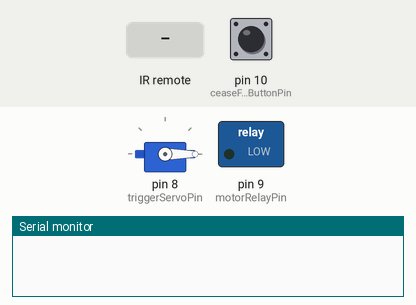
The sketch below on a simulated Arduino Uno, built with avr-gcc and run on an emulated ATmega328P. Shown: servo, switched loads named in the sketch (green lamp = pin HIGH), the last lines printed to the serial monitor. Inputs (shaded band) come from the test bench; at power-on: pin 10 (ceaseFireButtonPin) LOW.

Above: at 1.2 s.
1.3 s: infrared code 0xFF02FD received
At 2.5 s:
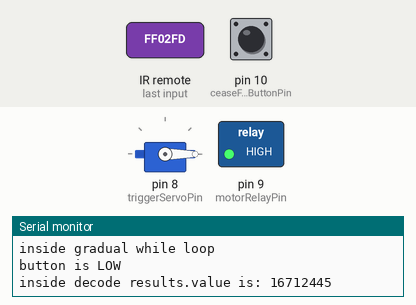
4.3 s: pin 10 (ceaseFireButtonPin) pulled HIGH for 0.15 s
At 5.6 s:
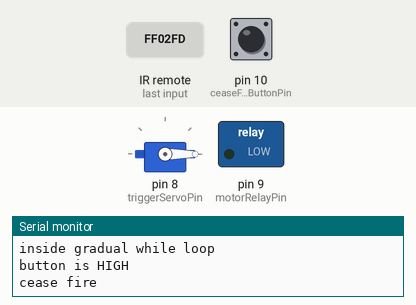
6.3 s: infrared code 0xFFC23D received
At 7.6 s:
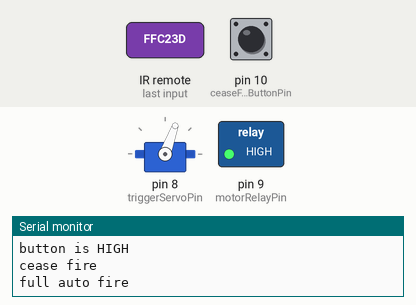
7.8 s: infrared code 0xFF6897 received
At 9.3 s:
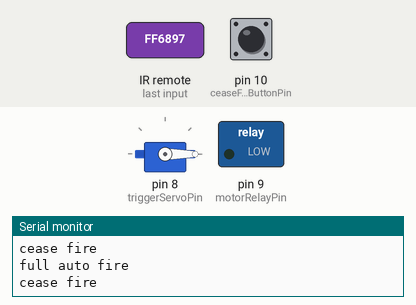
9.8 s: infrared code 0xFF22DD received
At 10.5 s:
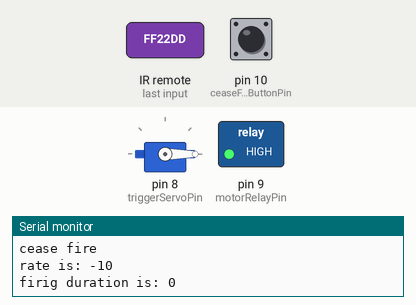
Timing chart, 0 to 12.3 s (numbered marks = the images above; inputs shaded):
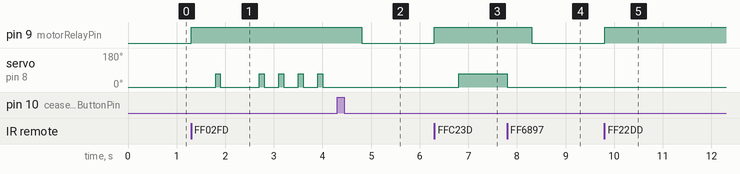

Measured:
- after the input at 1.3 s, pin 9 (motorRelayPin): LOW → HIGH at once; servo on pin 8 (triggerServoPin): goes 70° 0.10 s, 0° 0.80 s, 3 × (70° 0.10 s, 0° 0.30 s), 70° 0.10 s, then 0°, starting after 0.50 s
- after the input at 4.3 s, pin 9 (motorRelayPin): HIGH → LOW after 0.50 s; servo on pin 8 (triggerServoPin): stops changing and stays 0°
- after the input at 6.3 s, pin 9 (motorRelayPin): LOW → HIGH at once; servo on pin 8 (triggerServoPin): 0° → 70° after 0.50 s
- after the input at 7.8 s, pin 9 (motorRelayPin): HIGH → LOW after 0.50 s; servo on pin 8 (triggerServoPin): 70° → 0° at once
- after the input at 9.8 s, pin 9 (motorRelayPin): LOW → HIGH at once

The sketch:

RemoteControlNerf.ino
```cpp
#include <IRremote.h>
#include <Servo.h>

const int triggerServoPin = 8;
const int motorRelayPin = 9;
const int ceaseFireButtonPin = 10;
const int RECV_PIN = 7;

IRrecv irrecv(RECV_PIN);
decode_results results;
Servo triggerServo;

boolean motorsSpinning = false;
boolean triggerPulled = false;

const int triggerServoPulledPosition = 70;
const int triggerServoReleasedPosition = 0;

int firingDuration = 0;
const int ceaseFiringDuration = 300;
boolean ceaseFireBool = false;

void setup(){
  Serial.begin(9600);

  irrecv.enableIRIn();
  irrecv.blink13(true);

  triggerServo.attach(triggerServoPin);
  pinMode(motorRelayPin, OUTPUT);

  releaseTrigger();
  stopMotors();
  //triggerServo.write(triggerServoReleasedPosition);
  //digitalWrite(motorRelayPin, LOW);
}

void loop(){
    if (irrecv.decode(&results)){
        switch(results.value){
          case 0XFF6897: // 0 button
            ceaseFire();
            break;
          case 0xFFC23D: // >|| button
            fullAutoFire();
            break;

          case 0xFF02FD: // >> button
            gradualFire(10);
            break;
          case 0xFF22DD: // << button
            gradualFire(-10);
            break;

          case 0xFFA857: // + button
            if (!motorsSpinning){
              spinMotors();
            }
            break;
          case 0xFFE01F: // - button
            if (!triggerPulled){
              stopMotors();
            }
            else{
              ceaseFire();
            }
            break;
          case 0xFF629D: // CH button
            if (motorsSpinning){
              pullTrigger();
              delay(500);
              releaseTrigger();
            }
            break;
        }
        delay(500);
        irrecv.resume();
    }
}

void ceaseFire(){
  Serial.println("cease fire");
  releaseTrigger();
  delay(500);
  stopMotors();
  ceaseFireBool = false;
}

void fullAutoFire(){
  Serial.println("full auto fire");
  spinMotors();
  delay(500);
  pullTrigger();
}

void spinMotors(){
  digitalWrite(motorRelayPin, HIGH);
  motorsSpinning = true;
}

void stopMotors(){
  digitalWrite(motorRelayPin, LOW);
  motorsSpinning = false;
}

void pullTrigger(){
  triggerServo.write(triggerServoPulledPosition);
  triggerPulled = true;
}

void releaseTrigger(){
  triggerServo.write(triggerServoReleasedPosition);
  triggerPulled = false;
}

void gradualFire(int rate){
  Serial.print("rate is: ");
  Serial.println(rate);

  int ceaseFireButtonState = LOW;
  if (firingDuration >= 0 && firingDuration <= 300)
    firingDuration += rate * 10;

    Serial.print("firig duration is: ");
    Serial.println(firingDuration);

    digitalWrite(motorRelayPin, HIGH);
    delay(500);

    while((firingDuration > 0 && firingDuration <= 300) && (!ceaseFireBool || ceaseFireButtonState == LOW)){
      Serial.println("inside gradual while loop");
      ceaseFireButtonState = digitalRead(ceaseFireButtonPin);
      if (ceaseFireButtonState == HIGH){
        Serial.println("button is HIGH");
        ceaseFireBool = true;
        ceaseFire();
        break;
      }

      Serial.println("button is LOW");

      triggerServo.write(triggerServoPulledPosition);
      delay(firingDuration);
      triggerServo.write(triggerServoReleasedPosition);
      delay(ceaseFiringDuration);

      if (irrecv.decode(&results)){
        Serial.print("inside decode results.value is: ");
        Serial.println(results.value);
          switch(results.value){
            case 0XFF6897: // 0 button
              ceaseFire();
              return;
              break;
            case 0xFFA857: // + button
              gradualFire(10);
              break;
            case 0xFFE01F: // - button
              gradualFire(-10);
              break;
          }
          delay(500);
          irrecv.resume();
      }
    }
}
```
